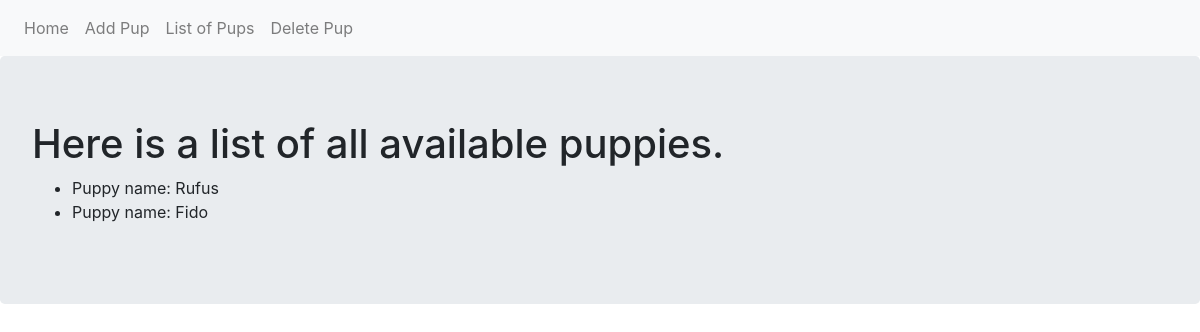
/list, run on an earlier commit of the app's database.
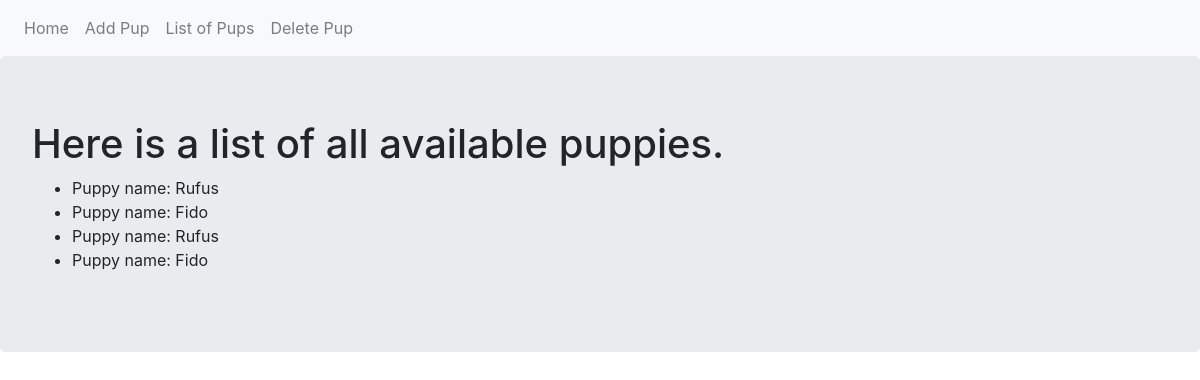
And on a later commit of the database.
### 03-Databases-in-Views/adoption_site.py (models this page shows, shortened)
class Puppy(db.Model):
    __tablename__ = 'puppies'
    id = db.Column(db.Integer,primary_key = True)
    name = db.Column(db.Text)
    def __repr__(self):
        return f"Puppy name: {self.name}"

### 03-Databases-in-Views/adoption_site.py (the view)
@app.route('/list')
def list_pup():
    puppies = Puppy.query.all()
    return render_template('list.html', puppies=puppies)

### 03-Databases-in-Views/templates/list.html
{% extends "base.html" %}
{% block content %}
<div class="jumbotron">
  <h1>Here is a list of all available puppies.</h1>
  <ul>
    {% for pup in puppies  %}
    <li>{{pup}}</li>
    {% endfor %}
  </ul>
</div>
{% endblock %}

### 03-Databases-in-Views/templates/base.html (shortened to what this page needs)
<!DOCTYPE html>
<html lang="en" dir="ltr">
  <head>
    <link rel="stylesheet" href="https://maxcdn.bootstrapcdn.com/bootstrap/4.0.0/css/bootstrap.min.css">
  </head>
  <body>
    <nav class="navbar navbar-expand-lg navbar-light bg-light">
    <div class="navbar-nav">
      <a class="nav-item nav-link" href="{{ url_for('index') }}">Home</a>
      <a class="nav-item nav-link" href="{{ url_for('add_pup') }}">Add Pup</a>
      <a class="nav-item nav-link" href="{{ url_for('list_pup') }}">List of Pups</a>
      <a class="nav-item nav-link" href="{{ url_for('del_pup') }}">Delete Pup</a>
    </div>
</nav>
    {% block content %}
    {% endblock %}
  </body>
</html>

What changed in the data, as far as the page shows it:
added Puppy: name "Puppy name: Rufus"
added Puppy: name "Puppy name: Fido"
